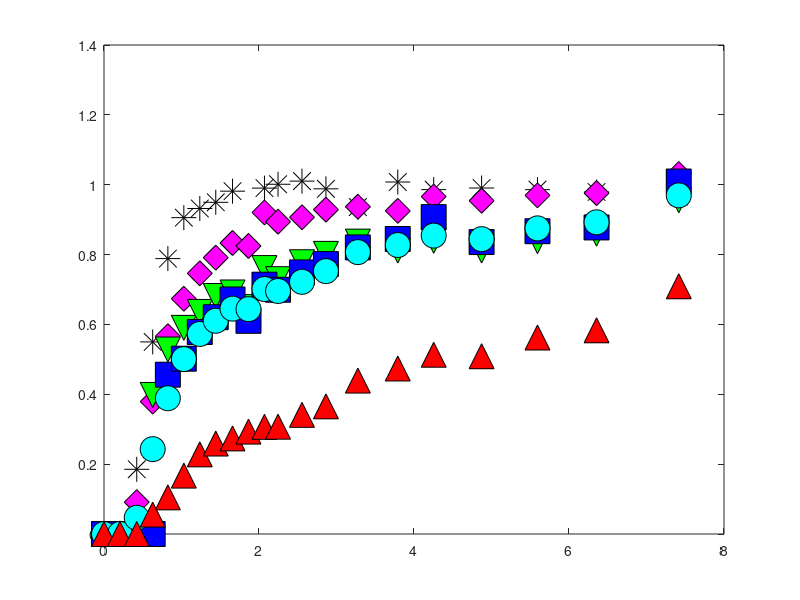

Write the MATLAB code that produced this figure. (Note: this script raises an error after producing the figure.)
clear

%first-type BC;
%kinetic model;
%see Van Genuchten pg. 16 and 28:



%data = csvread('ObjC_1_gas.csv',1,0);
data = csvread('Obj1c_part1_gas.csv',1,0);
data_time = data(:,1).*60; %time in sec
ethane = data(:,2);
helium = data(:,3);
n2o = data(:,4);
sf6 = data(:,5);
ch4 = data(:,6);



data_br = csvread('Obj1c_part1_br.csv',1,0);
%data_br = csvread('Obj1b_br.csv',1,0);
Br_time = data_br(:,1).*60
Br = data_br(:,2);


%If Vg/Vw = .01, then
%R_He = 2
%R_SF6 = 2.5
%R_ethane = 1.2
%R_N2O = 1.015

%time units are in seconds;
%length units are in m;

C_o = 1; %dimensionless
t = 0:50:50000;   %default delta t is 25
D = 2.1875e-6; 


%2.69e-6, dispersion coefficients, m2/s, default 5e-7; determined from bromide only.
    %%%%%%3.1e-6 for bromide
v_m = 7.875e-5;  

%velocity, 7.09e-5,  m/s, default 1e-4 m/s
    %%%%%%%3e-5 for bromide
    %try 1.19e-4 to 1.43e-4, expected values based on reactor geometry +
    %porosity
L = .3;
theta_m = 0.586; %mobile phase volume (dynamic, macropores)
theta_im = 0.31; %immobile phase volume (stagnant, micropores)
phi_m = theta_m/(theta_m + theta_im)  %fraction of liquid phase that is mobile

P = v_m*L/D; %Peclet number
PV = v_m.*t.*phi_m./L;     %pore volumes, tau in equations in Table 2 in Van Genuchten
data_PV_br = v_m.*Br_time.*phi_m./L;

data_PV = v_m.*data_time.*phi_m./L

data_PV_br_plot = v_m.*Br_time.*phi_m./L


figure(11)
clf
h1 = plot(data_PV_br_plot, Br, '*k','MarkerSize', 18)
hold on
h2 = plot(data_PV, n2o, 'dm','MarkerFaceColor', 'm', 'MarkerEdgeColor', 'k', 'MarkerSize', 18)
hold on
h3 = plot(data_PV, sf6, 'vg','MarkerFaceColor', 'g', 'MarkerEdgeColor', 'k', 'MarkerSize', 18)
hold on
h4 = plot(data_PV, ethane, 'sb','MarkerFaceColor', 'b', 'MarkerEdgeColor', 'k', 'MarkerSize', 18)
hold on
h5 = plot(data_PV, ch4, 'oc','MarkerFaceColor', 'c', 'MarkerEdgeColor', 'k', 'MarkerSize', 18)
hold on
h6 = plot(data_PV, helium, '^r','MarkerFaceColor', 'r', 'MarkerEdgeColor', 'k', 'MarkerSize', 18)
hold on





measured = Br; %define which solute you are modeling

R = 1.000001; %ethane 2.7
%R = [2.0:.5:6.0];
R_m = 1.000001;
%R_m = [1.0:.5:3.0];
alpha = 0.0001;  %ethane 1.3e-4
%alpha = [.9e-4:.1e-4:2.5e-4];
loopcnt = 0;

results_matrix = zeros(length(v_m)*length(D),4);
%column 1 of results_matrix is loopcnt
%column 2 of results_matrix is R
%column 3 of results_matrix is alpha
%column 4 of results_matrix is sum of squared residuals



beta = phi_m*R_m/R;


for j = 1:length(v_m)
    
    for k = 1:length(D)
        
        
w = alpha*L*(R-1)/(v_m(j)*theta_m);
P = v_m(j)*L/D(k); %Peclet number
PV = v_m(j).*t.*phi_m./L;     %pore volumes, tau in equations in Table 2 in Van Genuchten
data_PV_br = v_m(j).*Br_time.*phi_m./L;


%G term in Van Genuchten, equation SI-1 in Table 2:
G_T = .5 *  erfc( sqrt(P./(4.*beta.*R.*PV)).*(beta*R-PV)) + .5*exp(P).*erfc( sqrt (P./(4.*beta.*R.*PV) ).*(beta*R + PV) );
%IMPORTANT NOTE: Equation SI-1 in Table 2 has the final term as beta*R-tau.
%I think this is an error and that it should be beta*R+tau.  At the top of page 18 they note: 
%"Expressions for G(T) in Table 2 follow from those given in Table 1 by replacing T by
%tau and R by (beta*R).  In Table 1, the final term is R+T, so based on
%their statement the final term should be B*R+tau.
%This is how it is coded above, and this equation gives an effluent C
%ranging from 0 to 1, while the original equation from Van Genuchten has an
%effluent C ranging from 0 to a number much greater than 1.

%exponential term multiplied by G
term = exp(-w.*PV/(beta*R));


integrand_vec = zeros(1,length(PV));

delta_tau = 0.001;   %tau time increment, also d_tau dummy variable
                    %default .001

for i = 2:length(PV);  %2:length(PV)
    
    tau = [0:delta_tau:PV(i)];
    
G_tau = .5 *  erfc( sqrt(P./(4.*beta.*R.*tau)).*(beta*R-tau)) + .5*exp(P).*erfc( sqrt (P./(4.*beta.*R.*tau) ).*(beta*R + tau) );
    
    a = w.*tau;
    b = w.*(PV(i) - tau)./( (1 - beta)*R );
    
    squig = 2*sqrt(a.*b);
    
%In equation 36, the I_0 and I_1 are modified bessel functions, see
%notation on pg. 50-51
I_0 = besseli(0,squig);  %modified bessel function of the first kind, order 0
I_1 = besseli(1,squig);  %modified bessel function of the first kind, order 1
    
%H term defined by Equation 36:
H = exp(-a-b).* ( I_0/beta + (squig.*I_1)./(2.*b.*(1-beta)) );


prod = G_tau.*H;

integrand = delta_tau*trapz(prod(1:length(prod)-1));   %last element of product is NaN, since the last element of H is NaN ...
                                                    %due to division by 0
                                                    %in b term
integrand_vec(i) = integrand;


end


BrC = G_T.*term + w/R .* integrand_vec;


%find indices in PV that are closest PV to data: 
edges = [-Inf, mean([PV(2:end); PV(1:end-1)]), +Inf];
%I = discretize(data_PV_br, edges);
I = discretize(data_PV_br, edges);

RSS = sum((BrC(I) - measured').^2)


loopcnt = loopcnt + 1

     results_matrix(loopcnt,1) = loopcnt;
     results_matrix(loopcnt,2) = v_m(j);
     results_matrix(loopcnt,3) = D(k);
     results_matrix(loopcnt,4) = RSS;

    end
    
end

plot(PV, BrC,'-k','LineWidth',1.5, 'handlevisibility','off')
hold on
%End of Bromide










measured = n2o; %define which solute you are modeling

%fit parameters:
%R = 2;      %MUST BE > 1
%alpha = 1e-3;    %rate constant, try starting in the range 5e-4 to 5e-3

                    %1/s, 100 d^-1 from Geistlinger (2005) = 1e-3 1/s
                    %vulava has 5e-4 - 1e-3  1/s for alpha for SF6, so
                    %probably faster for Helium, N2O
                    %velocity in bioreactor on the order of .003 m/s, much slower than in Vulava, so 
                    %expect lower alpha
%for determination of R-squared:



%dimensionless parameters
%defined in Van Genuchten pg. 15, with the exception of w, beta, and R
%For w and beta, defined on pg. 28 for one-site kinetic
%non-equilibrium adsorption.  For R, comes from Fry et al. (1994) and Vulava et al. (2002): 
%R = 1 + KH*(Vg/Vw)   %use this with specific K_H values to determine Vg/Vw
%based on fit R parameter




R = 1.35; %ethane 2.7
%R = [1.1:0.02:1.2];
%R_m = [1.1:0.1:2.8];
R_m = 1.2;
alpha = 9.4e-5;  %ethane 1.3e-4
%alpha = [1e-5 1e-6 1e-7 1e-8 1e-9];%8e-6:4e-6:8e-5];

loopcnt = 0;

results_matrix = zeros(length(R)*length(alpha),5);
%column 1 of results_matrix is loopcnt
%column 2 of results_matrix is R
%column 3 of results_matrix is R_m
%column 4 of results_matrix is alpha
%column 5 of results_matrix is sum of squared residuals




for j = 1:length(R)
    
    for k = 1:length(alpha)
        
        for l = 1:length(R_m)
        
        
w = alpha(k)*L*(R(j)-1)/(v_m*theta_m);
beta = phi_m*R_m(l)/R(j);



%G term in Van Genuchten, equation SI-1 in Table 2:
G_T = .5 *  erfc( sqrt(P./(4.*beta.*R(j).*PV)).*(beta*R(j)-PV)) + .5*exp(P).*erfc( sqrt (P./(4.*beta.*R(j).*PV) ).*(beta*R(j) + PV) );
%IMPORTANT NOTE: Equation SI-1 in Table 2 has the final term as beta*R-tau.
%I think this is an error and that it should be beta*R+tau.  At the top of page 18 they note: 
%"Expressions for G(T) in Table 2 follow from those given in Table 1 by replacing T by
%tau and R by (beta*R).  In Table 1, the final term is R+T, so based on
%their statement the final term should be B*R+tau.
%This is how it is coded above, and this equation gives an effluent C
%ranging from 0 to 1, while the original equation from Van Genuchten has an
%effluent C ranging from 0 to a number much greater than 1.

%exponential term multiplied by G
term = exp(-w.*PV/(beta*R(j)));

%some figures to visualize how each of these terms are affected by
%different fit parameters:
%use these to troubleshoot problems if the model acts weird with certain
%paremeters.
%figure(5)
%plot(PV,term)
%title('Term')

integrand_vec = zeros(1,length(PV));

delta_tau = 0.001;   %tau time increment, also d_tau dummy variable
                    %default .001

for i = 2:length(PV);  %2:length(PV)
    
    tau = [0:delta_tau:PV(i)];
    
G_tau = .5 *  erfc( sqrt(P./(4.*beta.*R(j).*tau)).*(beta*R(j)-tau)) + .5*exp(P).*erfc( sqrt (P./(4.*beta.*R(j).*tau) ).*(beta*R(j) + tau) );
    
    a = w.*tau;
    b = w.*(PV(i) - tau)./( (1 - beta)*R(j) );
    
    squig = 2*sqrt(a.*b);
    
%In equation 36, the I_0 and I_1 are modified bessel functions, see
%notation on pg. 50-51
I_0 = besseli(0,squig);  %modified bessel function of the first kind, order 0
I_1 = besseli(1,squig);  %modified bessel function of the first kind, order 1
    
%H term defined by Equation 36:
H = exp(-a-b).* ( I_0/beta + (squig.*I_1)./(2.*b.*(1-beta)) );


prod = G_tau.*H;

integrand = delta_tau*trapz(prod(1:length(prod)-1));   %last element of product is NaN, since the last element of H is NaN ...
                                                    %due to division by 0
                                                    %in b term
integrand_vec(i) = integrand;


end


%first_term = G_T.*term;
%figure(14)
%plot(PV,first_term)
%title('G*exp term')

%C = G(1:length(G)-1).*term(1:length(term)-1) + (w/R).*ConvInt;   %equation 35 in van genuchten
C = G_T.*term + w/R(j) .* integrand_vec;


%find indices in PV that are closest PV to data: 
edges = [-Inf, mean([PV(2:end); PV(1:end-1)]), +Inf];
%I = discretize(data_PV_br, edges);
I = discretize(data_PV, edges);

RSS = sum((C(I) - measured').^2)



loopcnt = loopcnt + 1

     results_matrix(loopcnt,1) = loopcnt;
     results_matrix(loopcnt,2) = R(j);
     results_matrix(loopcnt,3) = R_m(l);
     results_matrix(loopcnt,4) = alpha(k);
     results_matrix(loopcnt,5) = RSS;

    end
    
    end

end

C(C > 1) = 1;

plot(PV, C,'-m','LineWidth',1.5, 'handlevisibility','off')
hold on



%%%End of N2O

measured = sf6; %define which solute you are modeling

%fit parameters:
%R = 2;      %MUST BE > 1
%alpha = 1e-3;    %rate constant, try starting in the range 5e-4 to 5e-3

                    %1/s, 100 d^-1 from Geistlinger (2005) = 1e-3 1/s
                    %vulava has 5e-4 - 1e-3  1/s for alpha for SF6, so
                    %probably faster for Helium, N2O
                    %velocity in bioreactor on the order of .003 m/s, much slower than in Vulava, so 
                    %expect lower alpha
%for determination of R-squared:



%dimensionless parameters
%defined in Van Genuchten pg. 15, with the exception of w, beta, and R
%For w and beta, defined on pg. 28 for one-site kinetic
%non-equilibrium adsorption.  For R, comes from Fry et al. (1994) and Vulava et al. (2002): 
%R = 1 + KH*(Vg/Vw)   %use this with specific K_H values to determine Vg/Vw
%based on fit R parameter




R = 48.75; %ethane 2.7
%R = [1.1:0.02:1.2];
%R_m = [1.1:0.1:2.8];
R_m = 1.175;
alpha = 1.35e-6;  %ethane 1.3e-4
%alpha = [1e-5 1e-6 1e-7 1e-8 1e-9];%8e-6:4e-6:8e-5];

loopcnt = 0;

results_matrix = zeros(length(R)*length(alpha),5);
%column 1 of results_matrix is loopcnt
%column 2 of results_matrix is R
%column 3 of results_matrix is R_m
%column 4 of results_matrix is alpha
%column 5 of results_matrix is sum of squared residuals




for j = 1:length(R)
    
    for k = 1:length(alpha)
        
        for l = 1:length(R_m)
        
        
w = alpha(k)*L*(R(j)-1)/(v_m*theta_m);
beta = phi_m*R_m(l)/R(j);



%G term in Van Genuchten, equation SI-1 in Table 2:
G_T = .5 *  erfc( sqrt(P./(4.*beta.*R(j).*PV)).*(beta*R(j)-PV)) + .5*exp(P).*erfc( sqrt (P./(4.*beta.*R(j).*PV) ).*(beta*R(j) + PV) );
%IMPORTANT NOTE: Equation SI-1 in Table 2 has the final term as beta*R-tau.
%I think this is an error and that it should be beta*R+tau.  At the top of page 18 they note: 
%"Expressions for G(T) in Table 2 follow from those given in Table 1 by replacing T by
%tau and R by (beta*R).  In Table 1, the final term is R+T, so based on
%their statement the final term should be B*R+tau.
%This is how it is coded above, and this equation gives an effluent C
%ranging from 0 to 1, while the original equation from Van Genuchten has an
%effluent C ranging from 0 to a number much greater than 1.

%exponential term multiplied by G
term = exp(-w.*PV/(beta*R(j)));

%some figures to visualize how each of these terms are affected by
%different fit parameters:
%use these to troubleshoot problems if the model acts weird with certain
%paremeters.
%figure(5)
%plot(PV,term)
%title('Term')

integrand_vec = zeros(1,length(PV));

delta_tau = 0.001;   %tau time increment, also d_tau dummy variable
                    %default .001

for i = 2:length(PV);  %2:length(PV)
    
    tau = [0:delta_tau:PV(i)];
    
G_tau = .5 *  erfc( sqrt(P./(4.*beta.*R(j).*tau)).*(beta*R(j)-tau)) + .5*exp(P).*erfc( sqrt (P./(4.*beta.*R(j).*tau) ).*(beta*R(j) + tau) );
    
    a = w.*tau;
    b = w.*(PV(i) - tau)./( (1 - beta)*R(j) );
    
    squig = 2*sqrt(a.*b);
    
%In equation 36, the I_0 and I_1 are modified bessel functions, see
%notation on pg. 50-51
I_0 = besseli(0,squig);  %modified bessel function of the first kind, order 0
I_1 = besseli(1,squig);  %modified bessel function of the first kind, order 1
    
%H term defined by Equation 36:
H = exp(-a-b).* ( I_0/beta + (squig.*I_1)./(2.*b.*(1-beta)) );


prod = G_tau.*H;

integrand = delta_tau*trapz(prod(1:length(prod)-1));   %last element of product is NaN, since the last element of H is NaN ...
                                                    %due to division by 0
                                                    %in b term
integrand_vec(i) = integrand;


end


%first_term = G_T.*term;
%figure(14)
%plot(PV,first_term)
%title('G*exp term')

%C = G(1:length(G)-1).*term(1:length(term)-1) + (w/R).*ConvInt;   %equation 35 in van genuchten
C = G_T.*term + w/R(j) .* integrand_vec;


%find indices in PV that are closest PV to data: 
edges = [-Inf, mean([PV(2:end); PV(1:end-1)]), +Inf];
%I = discretize(data_PV_br, edges);
I = discretize(data_PV, edges);

RSS = sum((C(I) - measured').^2)


loopcnt = loopcnt + 1

     results_matrix(loopcnt,1) = loopcnt;
     results_matrix(loopcnt,2) = R(j);
     results_matrix(loopcnt,3) = R_m(l);
     results_matrix(loopcnt,4) = alpha(k);
     results_matrix(loopcnt,5) = RSS;

    end
    
    end

end


plot(PV, C,'-g','LineWidth',1.5, 'handlevisibility','off')
hold on



%%%End of SF6








measured = ethane; %define which solute you are modeling

%fit parameters:
%R = 2;      %MUST BE > 1
%alpha = 1e-3;    %rate constant, try starting in the range 5e-4 to 5e-3

                    %1/s, 100 d^-1 from Geistlinger (2005) = 1e-3 1/s
                    %vulava has 5e-4 - 1e-3  1/s for alpha for SF6, so
                    %probably faster for Helium, N2O
                    %velocity in bioreactor on the order of .003 m/s, much slower than in Vulava, so 
                    %expect lower alpha
%for determination of R-squared:



%dimensionless parameters
%defined in Van Genuchten pg. 15, with the exception of w, beta, and R
%For w and beta, defined on pg. 28 for one-site kinetic
%non-equilibrium adsorption.  For R, comes from Fry et al. (1994) and Vulava et al. (2002): 
%R = 1 + KH*(Vg/Vw)   %use this with specific K_H values to determine Vg/Vw
%based on fit R parameter




R = 6.1; %ethane 2.7
%R = [1.1:0.02:1.2];
%R_m = [1.1:0.1:2.8];
R_m = 1.225;
alpha = 1.68e-5;  %ethane 1.3e-4
%alpha = [1e-5 1e-6 1e-7 1e-8 1e-9];%8e-6:4e-6:8e-5];

loopcnt = 0;

results_matrix = zeros(length(R)*length(alpha),5);
%column 1 of results_matrix is loopcnt
%column 2 of results_matrix is R
%column 3 of results_matrix is R_m
%column 4 of results_matrix is alpha
%column 5 of results_matrix is sum of squared residuals




for j = 1:length(R)
    
    for k = 1:length(alpha)
        
        for l = 1:length(R_m)
        
        
w = alpha(k)*L*(R(j)-1)/(v_m*theta_m);
beta = phi_m*R_m(l)/R(j);



%G term in Van Genuchten, equation SI-1 in Table 2:
G_T = .5 *  erfc( sqrt(P./(4.*beta.*R(j).*PV)).*(beta*R(j)-PV)) + .5*exp(P).*erfc( sqrt (P./(4.*beta.*R(j).*PV) ).*(beta*R(j) + PV) );
%IMPORTANT NOTE: Equation SI-1 in Table 2 has the final term as beta*R-tau.
%I think this is an error and that it should be beta*R+tau.  At the top of page 18 they note: 
%"Expressions for G(T) in Table 2 follow from those given in Table 1 by replacing T by
%tau and R by (beta*R).  In Table 1, the final term is R+T, so based on
%their statement the final term should be B*R+tau.
%This is how it is coded above, and this equation gives an effluent C
%ranging from 0 to 1, while the original equation from Van Genuchten has an
%effluent C ranging from 0 to a number much greater than 1.

%exponential term multiplied by G
term = exp(-w.*PV/(beta*R(j)));

%some figures to visualize how each of these terms are affected by
%different fit parameters:
%use these to troubleshoot problems if the model acts weird with certain
%paremeters.
%figure(5)
%plot(PV,term)
%title('Term')

integrand_vec = zeros(1,length(PV));

delta_tau = 0.001;   %tau time increment, also d_tau dummy variable
                    %default .001

for i = 2:length(PV);  %2:length(PV)
    
    tau = [0:delta_tau:PV(i)];
    
G_tau = .5 *  erfc( sqrt(P./(4.*beta.*R(j).*tau)).*(beta*R(j)-tau)) + .5*exp(P).*erfc( sqrt (P./(4.*beta.*R(j).*tau) ).*(beta*R(j) + tau) );
    
    a = w.*tau;
    b = w.*(PV(i) - tau)./( (1 - beta)*R(j) );
    
    squig = 2*sqrt(a.*b);
    
%In equation 36, the I_0 and I_1 are modified bessel functions, see
%notation on pg. 50-51
I_0 = besseli(0,squig);  %modified bessel function of the first kind, order 0
I_1 = besseli(1,squig);  %modified bessel function of the first kind, order 1
    
%H term defined by Equation 36:
H = exp(-a-b).* ( I_0/beta + (squig.*I_1)./(2.*b.*(1-beta)) );


prod = G_tau.*H;

integrand = delta_tau*trapz(prod(1:length(prod)-1));   %last element of product is NaN, since the last element of H is NaN ...
                                                    %due to division by 0
                                                    %in b term
integrand_vec(i) = integrand;


end


%first_term = G_T.*term;
%figure(14)
%plot(PV,first_term)
%title('G*exp term')

%C = G(1:length(G)-1).*term(1:length(term)-1) + (w/R).*ConvInt;   %equation 35 in van genuchten
C = G_T.*term + w/R(j) .* integrand_vec;


%find indices in PV that are closest PV to data: 
edges = [-Inf, mean([PV(2:end); PV(1:end-1)]), +Inf];
%I = discretize(data_PV_br, edges);
I = discretize(data_PV, edges);

RSS = sum((C(I) - measured').^2)


loopcnt = loopcnt + 1

     results_matrix(loopcnt,1) = loopcnt;
     results_matrix(loopcnt,2) = R(j);
     results_matrix(loopcnt,3) = R_m(l);
     results_matrix(loopcnt,4) = alpha(k);
     results_matrix(loopcnt,5) = RSS;

    end
    
    end

end


plot(PV, C,'-b','LineWidth',1.5, 'handlevisibility','off')
hold on



%%%End of Ethane





measured = ch4; %define which solute you are modeling

%fit parameters:
%R = 2;      %MUST BE > 1
%alpha = 1e-3;    %rate constant, try starting in the range 5e-4 to 5e-3

                    %1/s, 100 d^-1 from Geistlinger (2005) = 1e-3 1/s
                    %vulava has 5e-4 - 1e-3  1/s for alpha for SF6, so
                    %probably faster for Helium, N2O
                    %velocity in bioreactor on the order of .003 m/s, much slower than in Vulava, so 
                    %expect lower alpha
%for determination of R-squared:



%dimensionless parameters
%defined in Van Genuchten pg. 15, with the exception of w, beta, and R
%For w and beta, defined on pg. 28 for one-site kinetic
%non-equilibrium adsorption.  For R, comes from Fry et al. (1994) and Vulava et al. (2002): 
%R = 1 + KH*(Vg/Vw)   %use this with specific K_H values to determine Vg/Vw
%based on fit R parameter




R = 7; %ethane 2.7
%R = [1.1:0.02:1.2];
%R_m = [1.1:0.1:2.8];
R_m = 1.185;
alpha = 1.6e-5;  %ethane 1.3e-4
%alpha = [1e-5 1e-6 1e-7 1e-8 1e-9];%8e-6:4e-6:8e-5];

loopcnt = 0;

results_matrix = zeros(length(R)*length(alpha),5);
%column 1 of results_matrix is loopcnt
%column 2 of results_matrix is R
%column 3 of results_matrix is R_m
%column 4 of results_matrix is alpha
%column 5 of results_matrix is sum of squared residuals




for j = 1:length(R)
    
    for k = 1:length(alpha)
        
        for l = 1:length(R_m)
        
        
w = alpha(k)*L*(R(j)-1)/(v_m*theta_m);
beta = phi_m*R_m(l)/R(j);



%G term in Van Genuchten, equation SI-1 in Table 2:
G_T = .5 *  erfc( sqrt(P./(4.*beta.*R(j).*PV)).*(beta*R(j)-PV)) + .5*exp(P).*erfc( sqrt (P./(4.*beta.*R(j).*PV) ).*(beta*R(j) + PV) );
%IMPORTANT NOTE: Equation SI-1 in Table 2 has the final term as beta*R-tau.
%I think this is an error and that it should be beta*R+tau.  At the top of page 18 they note: 
%"Expressions for G(T) in Table 2 follow from those given in Table 1 by replacing T by
%tau and R by (beta*R).  In Table 1, the final term is R+T, so based on
%their statement the final term should be B*R+tau.
%This is how it is coded above, and this equation gives an effluent C
%ranging from 0 to 1, while the original equation from Van Genuchten has an
%effluent C ranging from 0 to a number much greater than 1.

%exponential term multiplied by G
term = exp(-w.*PV/(beta*R(j)));

%some figures to visualize how each of these terms are affected by
%different fit parameters:
%use these to troubleshoot problems if the model acts weird with certain
%paremeters.
%figure(5)
%plot(PV,term)
%title('Term')

integrand_vec = zeros(1,length(PV));

delta_tau = 0.001;   %tau time increment, also d_tau dummy variable
                    %default .001

for i = 2:length(PV);  %2:length(PV)
    
    tau = [0:delta_tau:PV(i)];
    
G_tau = .5 *  erfc( sqrt(P./(4.*beta.*R(j).*tau)).*(beta*R(j)-tau)) + .5*exp(P).*erfc( sqrt (P./(4.*beta.*R(j).*tau) ).*(beta*R(j) + tau) );
    
    a = w.*tau;
    b = w.*(PV(i) - tau)./( (1 - beta)*R(j) );
    
    squig = 2*sqrt(a.*b);
    
%In equation 36, the I_0 and I_1 are modified bessel functions, see
%notation on pg. 50-51
I_0 = besseli(0,squig);  %modified bessel function of the first kind, order 0
I_1 = besseli(1,squig);  %modified bessel function of the first kind, order 1
    
%H term defined by Equation 36:
H = exp(-a-b).* ( I_0/beta + (squig.*I_1)./(2.*b.*(1-beta)) );


prod = G_tau.*H;

integrand = delta_tau*trapz(prod(1:length(prod)-1));   %last element of product is NaN, since the last element of H is NaN ...
                                                    %due to division by 0
                                                    %in b term
integrand_vec(i) = integrand;


end


%first_term = G_T.*term;
%figure(14)
%plot(PV,first_term)
%title('G*exp term')

%C = G(1:length(G)-1).*term(1:length(term)-1) + (w/R).*ConvInt;   %equation 35 in van genuchten
ch4C = G_T.*term + w/R(j) .* integrand_vec;


%find indices in PV that are closest PV to data: 
edges = [-Inf, mean([PV(2:end); PV(1:end-1)]), +Inf];
%I = discretize(data_PV_br, edges);
I = discretize(data_PV, edges);

RSS = sum((ch4C(I) - measured').^2)


loopcnt = loopcnt + 1

     results_matrix(loopcnt,1) = loopcnt;
     results_matrix(loopcnt,2) = R(j);
     results_matrix(loopcnt,3) = R_m(l);
     results_matrix(loopcnt,4) = alpha(k);
     results_matrix(loopcnt,5) = RSS;

    end
    
    end

end


plot(PV, ch4C,'-c','LineWidth',1.5, 'handlevisibility','off')
hold on



%%%End of CH4






measured = helium; %define which solute you are modeling


%fit parameters:
%R = 2;      %MUST BE > 1
%alpha = 1e-3;    %rate constant, try starting in the range 5e-4 to 5e-3

                    %1/s, 100 d^-1 from Geistlinger (2005) = 1e-3 1/s
                    %vulava has 5e-4 - 1e-3  1/s for alpha for SF6, so
                    %probably faster for Helium, N2O
                    %velocity in bioreactor on the order of .003 m/s, much slower than in Vulava, so 
                    %expect lower alpha
%for determination of R-squared:



%dimensionless parameters
%defined in Van Genuchten pg. 15, with the exception of w, beta, and R
%For w and beta, defined on pg. 28 for one-site kinetic
%non-equilibrium adsorption.  For R, comes from Fry et al. (1994) and Vulava et al. (2002): 
%R = 1 + KH*(Vg/Vw)   %use this with specific K_H values to determine Vg/Vw
%based on fit R parameter




R = 21; %ethane 2.7
%R = [1.1:0.02:1.2];
%R_m = [1.1:0.1:2.8];
R_m = 1.01;
alpha = 2.4e-5;  %ethane 1.3e-4
%alpha = [1e-5 1e-6 1e-7 1e-8 1e-9];%8e-6:4e-6:8e-5];

loopcnt = 0;

results_matrix = zeros(length(R)*length(alpha),5);
%column 1 of results_matrix is loopcnt
%column 2 of results_matrix is R
%column 3 of results_matrix is R_m
%column 4 of results_matrix is alpha
%column 5 of results_matrix is sum of squared residuals




for j = 1:length(R)
    
    for k = 1:length(alpha)
        
        for l = 1:length(R_m)
        
        
w = alpha(k)*L*(R(j)-1)/(v_m*theta_m);
beta = phi_m*R_m(l)/R(j);



%G term in Van Genuchten, equation SI-1 in Table 2:
G_T = .5 *  erfc( sqrt(P./(4.*beta.*R(j).*PV)).*(beta*R(j)-PV)) + .5*exp(P).*erfc( sqrt (P./(4.*beta.*R(j).*PV) ).*(beta*R(j) + PV) );
%IMPORTANT NOTE: Equation SI-1 in Table 2 has the final term as beta*R-tau.
%I think this is an error and that it should be beta*R+tau.  At the top of page 18 they note: 
%"Expressions for G(T) in Table 2 follow from those given in Table 1 by replacing T by
%tau and R by (beta*R).  In Table 1, the final term is R+T, so based on
%their statement the final term should be B*R+tau.
%This is how it is coded above, and this equation gives an effluent C
%ranging from 0 to 1, while the original equation from Van Genuchten has an
%effluent C ranging from 0 to a number much greater than 1.

%exponential term multiplied by G
term = exp(-w.*PV/(beta*R(j)));

%some figures to visualize how each of these terms are affected by
%different fit parameters:
%use these to troubleshoot problems if the model acts weird with certain
%paremeters.
%figure(5)
%plot(PV,term)
%title('Term')

integrand_vec = zeros(1,length(PV));

delta_tau = 0.001;   %tau time increment, also d_tau dummy variable
                    %default .001

for i = 2:length(PV);  %2:length(PV)
    
    tau = [0:delta_tau:PV(i)];
    
G_tau = .5 *  erfc( sqrt(P./(4.*beta.*R(j).*tau)).*(beta*R(j)-tau)) + .5*exp(P).*erfc( sqrt (P./(4.*beta.*R(j).*tau) ).*(beta*R(j) + tau) );
    
    a = w.*tau;
    b = w.*(PV(i) - tau)./( (1 - beta)*R(j) );
    
    squig = 2*sqrt(a.*b);
    
%In equation 36, the I_0 and I_1 are modified bessel functions, see
%notation on pg. 50-51
I_0 = besseli(0,squig);  %modified bessel function of the first kind, order 0
I_1 = besseli(1,squig);  %modified bessel function of the first kind, order 1
    
%H term defined by Equation 36:
H = exp(-a-b).* ( I_0/beta + (squig.*I_1)./(2.*b.*(1-beta)) );


prod = G_tau.*H;

integrand = delta_tau*trapz(prod(1:length(prod)-1));   %last element of product is NaN, since the last element of H is NaN ...
                                                    %due to division by 0
                                                    %in b term
integrand_vec(i) = integrand;


end


%first_term = G_T.*term;
%figure(14)
%plot(PV,first_term)
%title('G*exp term')

%C = G(1:length(G)-1).*term(1:length(term)-1) + (w/R).*ConvInt;   %equation 35 in van genuchten
C = G_T.*term + w/R(j) .* integrand_vec;


%find indices in PV that are closest PV to data: 
edges = [-Inf, mean([PV(2:end); PV(1:end-1)]), +Inf];
%I = discretize(data_PV_br, edges);
I = discretize(data_PV, edges);

RSS = sum((C(I) - measured').^2)


loopcnt = loopcnt + 1

     results_matrix(loopcnt,1) = loopcnt;
     results_matrix(loopcnt,2) = R(j);
     results_matrix(loopcnt,3) = R_m(l);
     results_matrix(loopcnt,4) = alpha(k);
     results_matrix(loopcnt,5) = RSS;

    end
    
    end

end

plot(PV, C,'-r','LineWidth',1.5, 'handlevisibility','off')
hold on
set(gca,'FontSize',20)
ylabel('C/C_o')
xlabel('PV')

%%%End of helium





% figure(111)
% clf
% %plot(PV, C,'-')
% ylim([-0.1 1.1])
% xlim([0 2])
% ylabel('C/C_o')
% xlabel('PV')



%column 1 of results_matrix is loopcnt
%column 2 of results_matrix is R
%column 3 of results_matrix is R_m
%column 4 of results_matrix is alpha
%column 5 of results_matrix is sum of squared residuals

y = [results_matrix(:,1)'; results_matrix(:,2)'; results_matrix(:,3)'; results_matrix(:,4)'; results_matrix(:,5)']
fileID = fopen('results_matrix.txt','w');
%fprintf(fileID, 'Exponential Function\n\n');
fprintf(fileID,'%0.3f %0.3e %0.3e %0.3e %0.4f\n',y);
fclose(fileID);




y = [PV; C];
fileID = fopen('exptable.txt','w');
%fprintf(fileID, 'Exponential Function\n\n');
fprintf(fileID,'%f %f\n',y);
fclose(fileID);



%find indices in PV that are closest PV to data: 
%edges = [-Inf, mean([PV(2:end); PV(1:end-1)]), +Inf];
%I = discretize(data_PV, edges);

%edges = [-Inf, mean([Br_time(2:end); Br_time(1:end-1)]), +Inf];
%I = discretize(Br_time, edges);



%find indices in PV that are closest PV to data: 
edges = [-Inf, mean([PV(2:end); PV(1:end-1)]), +Inf];
%I = discretize(data_PV_br, edges);
I = discretize(data_PV, edges);

RSS = sum((C(I) - measured').^2)
TSS = sum((measured - mean(measured)).^2)
R2 = 1 - (RSS/TSS)



figure(11)
%plot(PV, C,'--r')
ylim([-0.1 1.2])
xlim([0 8])
ylabel('C/C_o')
xlabel('PV')
%columnlegendpadded(2, {'Br', 'N_2O', 'SF_6', 'C_2H_6', 'CH_4', 'He'}, 'location', 'southeast')
% text(.4, .8, sprintf('R = %0.2f', R))
% text(.4, .9, sprintf('alpha = %0.2e s^{-1}', alpha))
% text(.4, .7, sprintf('R^2 = %0.3f', R2))
saveas(gcf,'output.eps','epsc')
%legend('Bromide','N_2O', 'SF_6', 'Ethane', 'Methane', 'Helium', 'Location', 'southeast'); %
%title('Abiotic, Transient, Woodchip')
set(gca, 'FontSize', 34);

transparency = 0.5
color = [0.5 0.5 0.5];
ch4fill=jbfill(PV,BrC,ch4C,'c', 'c', 0,transparency)
uistack(ch4fill,'bottom');
legend('Entrapped CH_4','Bromide','N_2O', 'SF_6', 'C_2H_6', 'CH_4', 'He',  'Location', 'southeast'); %








